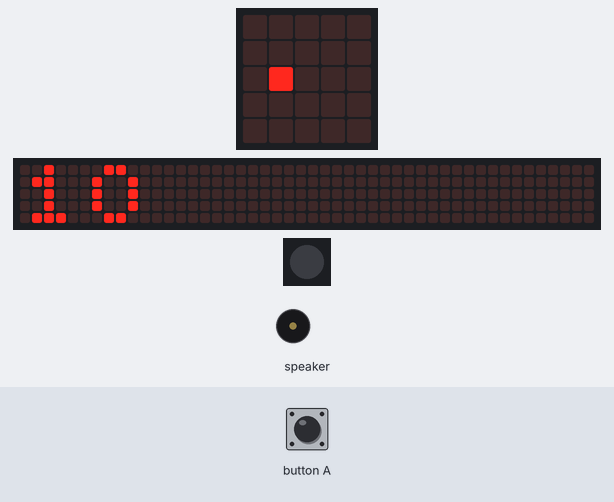
Simulated run of this program. Board: Calliope mini (MakeCode). Shown: the board's 5×5 LED display, a strip that is not on the board, showing the scrolling text unrolled, 1 RGB LEDs in strip order, left to right, buzzer (waves = sounding). Inputs (shaded band) come from the test bench. A reset restarts the program; random numbers come from a fixed seed; the 48×5 strip is a reading aid, not a part: it shows the text the display is scrolling, unrolled, one strip-width of it at a time.

Above: at 1.37 s.
1.4 s: button A pressed for 3 s
At 10.1 s:
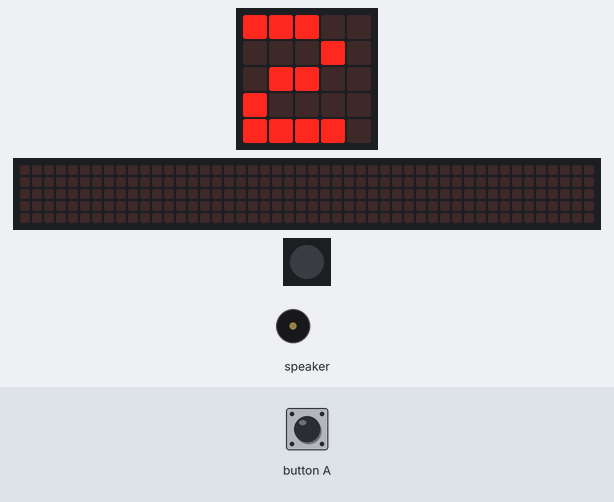
12.8 s: button A pressed for 3 s
At 16.1 s:
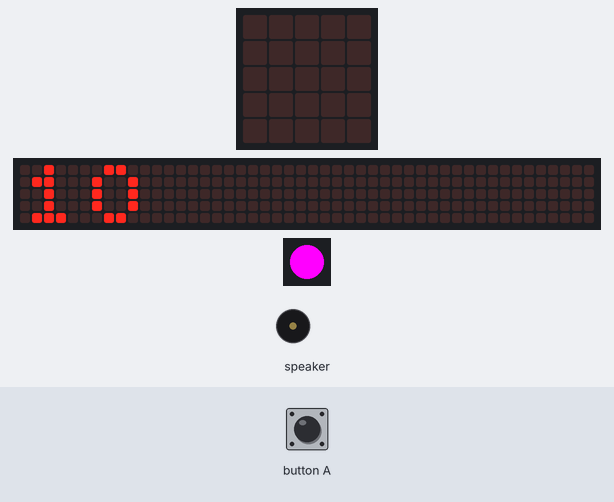
18.5 s: button A pressed for 3 s
At 27.62 s:
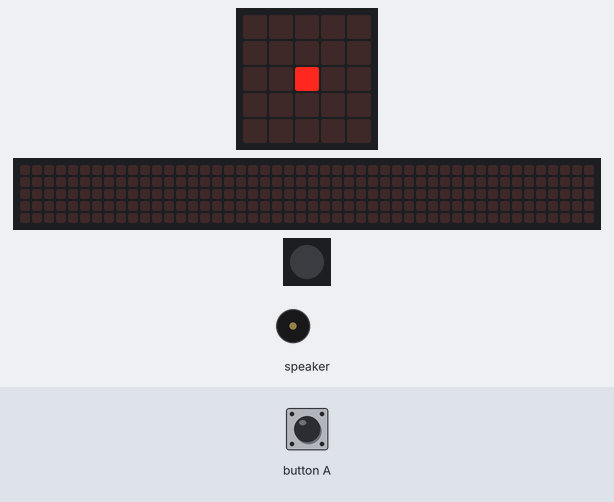
Timing chart, 0 to 29.1 s (numbered marks = the images above; inputs shaded):
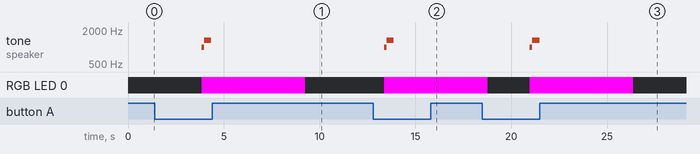

Measured:
- after the input at 1.4 s, tone on speaker: silent → 988 Hz after 2.5 s, → 1319 Hz 0.13 s later, → silent 0.38 s later
- after the input at 12.8 s, tone on speaker: silent → 988 Hz after 0.57 s, → 1319 Hz 0.13 s later, → silent 0.38 s later
- after the input at 18.5 s, tone on speaker: silent → 988 Hz after 2.5 s, → 1319 Hz 0.13 s later, → silent 0.38 s later
- what the display in image 1 shows lasts 0.7 s, from 9.6 s to 10.3 s
- what the display in image 3 shows lasts 0.4 s, from 27.4 s to 27.8 s

The program:

main.ts
```typescript
let Faktor1 = randint(1, 10)
let Faktor2 = randint(1, 10)
let Produkt = Faktor1 * Faktor2
basic.forever(function () {
    basic.showNumber(Faktor1)
    basic.showLeds(`
        . . . . .
        . . . . .
        . . # . .
        . . . . .
        . . . . .
        `)
    basic.showNumber(Faktor2)
    if (input.buttonIsPressed(Button.A)) {
        basic.setLedColor(0xff00ff)
        music.startMelody(music.builtInMelody(Melodies.BaDing), MelodyOptions.Once)
        for (let index = 0; index < 2; index++) {
            basic.showNumber(Produkt)
        }
        basic.turnRgbLedOff()
        control.reset()
    }
})
```

test.ts
```typescript
// Hier kann man Tests durchführen; diese Datei wird nicht kompiliert, wenn dieses Paket als Erweiterung verwendet wird.
```
